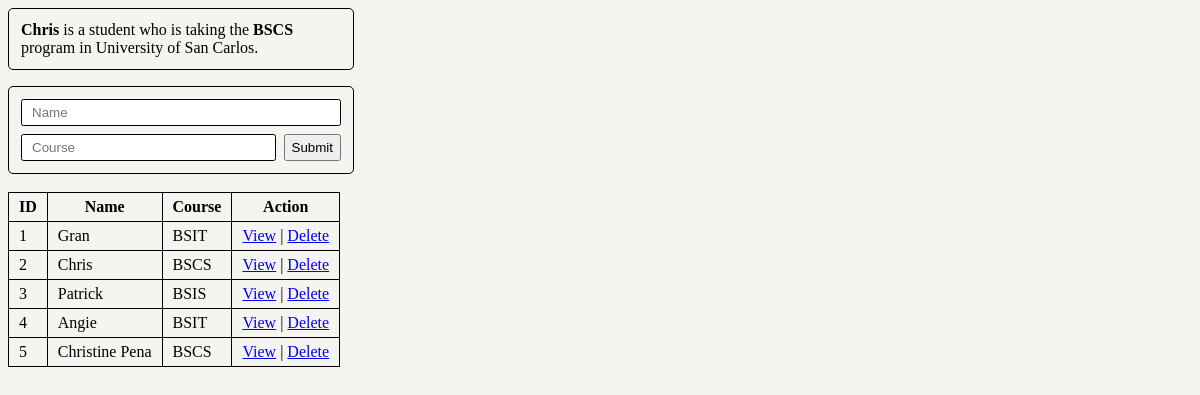
/?view=2, run on the app's committed database.
### tables this page shows
CREATE TABLE `student` (
  `stud_id` int(255) NOT NULL,
  `stud_name` varchar(255) NOT NULL,
  `stud_course` varchar(255) NOT NULL
);

### process.php (the view, shortened to what this page needs)
<?php
include("db.php");
if (isset($_GET["view"])) {
    $sql = "SELECT * FROM student WHERE stud_id=" . $_GET["view"];
    $result = mysqli_query($conn, $sql);
    if (!$result) {
        echo "Query failed!";
    } else {
        if ($row = mysqli_fetch_assoc($result)) {
            echo "<div class='view'><p><b>" . $row["stud_name"] . "</b> is a student who is taking the <b>" . $row["stud_course"] . "</b> program in University of San Carlos.</p></div>";
        }
    }
}
function getData($conn)
{
    $sql = "SELECT * FROM student";
    $result = mysqli_query($conn, $sql);
    if (mysqli_num_rows($result) > 0) {
        echo "<table>";
        echo "<tr>";
        echo "<th>ID</th>";
        echo "<th>Name</th>";
        echo "<th>Course</th>";
        echo "<th>Action</th>";
        echo "</tr>";
        while ($row = mysqli_fetch_assoc($result)) {
            echo "<tr>";
            echo "<td>" . $row["stud_id"] . "</td>";
            echo "<td>" . $row["stud_name"] . "</td>";
            echo "<td>" . $row["stud_course"] . "</td>";
            echo "<td><a href='?view=" . $row["stud_id"] . "'>View</a> | <a href='?delete=" . $row["stud_id"] . "'>Delete</a></td>";
            echo "</tr>";
        }
        echo "</table>";
    } else {
        echo "Database is empty!";
    }
}

### index.php (style rules this page uses)
body { background-color: #f6f4f0; }
p { margin: 0; }
table, th, td { border: 1px solid black; border-collapse: collapse; padding: 5px 10px; }
.view { border: #000000 1.5px solid; border-radius: 5px; width: 20rem; padding: 0.75rem; margin-bottom: 1rem; }

### data on the page
student: stud_name "Chris", stud_course "BSCS", stud_id "2"
student: stud_id "1", stud_name "Gran", stud_course "BSIT"
student: stud_id "3", stud_name "Patrick", stud_course "BSIS"
student: stud_id "4", stud_name "Angie", stud_course "BSIT"
student: stud_id "5", stud_name "Christine Pena", stud_course "BSCS"
